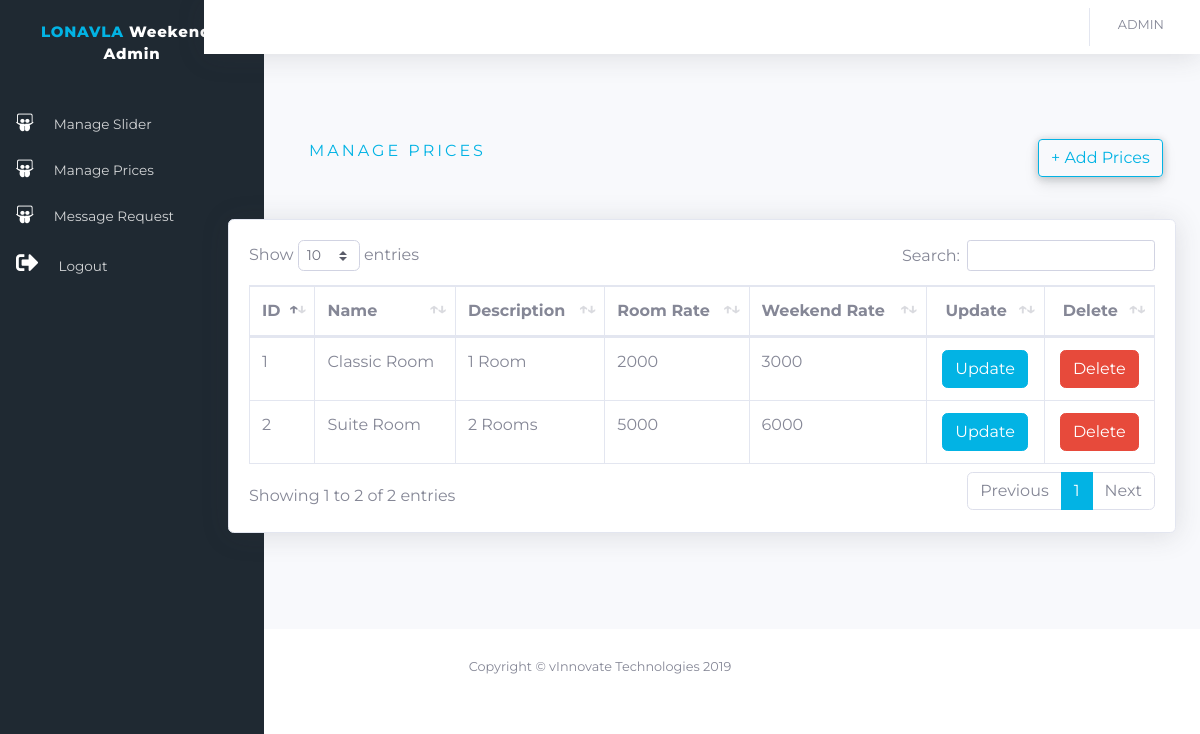
Before: /admin/manage_prices.php (signed in) with the older database file.
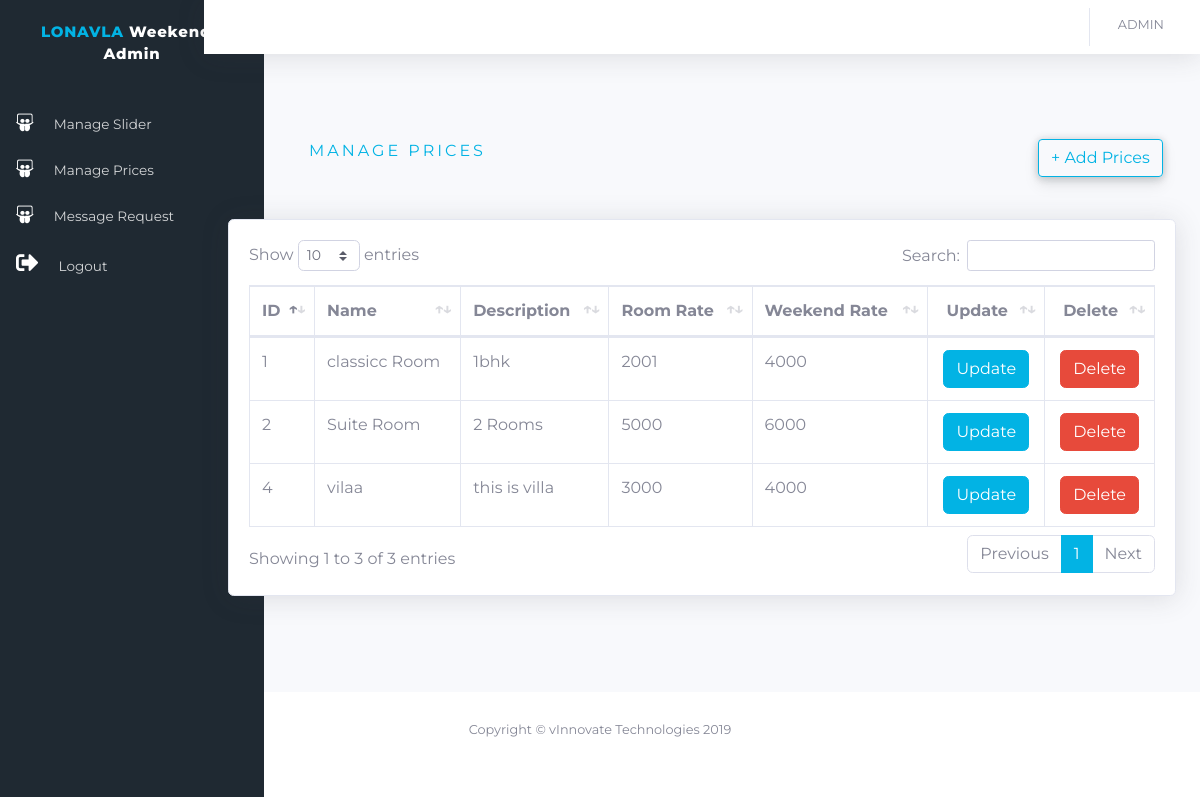
After: the same page with the newer database file.
### tables this page shows
CREATE TABLE `room_type` (
  `id` int(11) NOT NULL,
  `name` varchar(255) NOT NULL,
  `description` varchar(255) NOT NULL,
  `room_rate` int(11) NOT NULL,
  `weekend_rate` int(11) NOT NULL
);

### admin/manage_prices.php (the view, shortened to what this page needs)
<!DOCTYPE html>
<html lang="en">
<head>
  <?php include 'includes/head.php';?>
</head>
<body id="page-top">
  <div id="wrapper">
    <?php include 'includes/sidebar.php'; ?>
    <div id="content-wrapper" class="d-flex flex-column">
      <div id="content" class="maincontent">
        <?php include 'includes/navbar.php';?>
        <div class="container-fluid actualcontent mb-5">
          <div class="row mt-3">
            <div class="col-xl-8 col-md-8 mb-4 mx-auto">
              <p class="colortheme" style="letter-spacing: 3px;">MANAGE PRICES</p>
           </div>
              <div class="col-xl-2 col-md-2 mb-4 ">
                <a href="#" class="btn btn-theme-outline" data-toggle="modal" data-target="#add_offer">+ Add Prices</a>
              </div>
          </div>
          <div class="row mt-3">
            <div class="col-xl-12 col-md-10 mb-4 mx-auto">
              <div class="card shadow mb-4">
                <div class="card-body">
                  <div class="table-responsive">
                    <table class="table table-bordered" id="dataTable" width="100%" cellspacing="0">
                      <thead>
                        <tr>
                          <th class="font-weight-bolder">ID</th>
                          <th class="font-weight-bolder">Name</th>
                          <th class="font-weight-bolder">Description</th>
                          <th class="font-weight-bolder">Room Rate</th>
                          <th class="font-weight-bolder">Weekend Rate</th>
                          <th class="font-weight-bolder text-center">Update</th>
                          <th class="font-weight-bolder text-center">Delete</th>
                        </tr>
                      </thead>
                      <tbody>
                        <?php
                             $query = "SELECT * FROM `room_type`";
                             include 'config.php';
                             $stmt=$conn->prepare($query);
                             $stmt->execute();
                             $res=$stmt->fetchAll();
                              foreach($res as $row){
                           ?>
                        <tr>
                          <td><?php echo $row['id'];?></td>
                          <td><?php echo $row['name'];?></td>
                          <td><?php echo $row['description'];?></td>
                          <td><?php echo $row['room_rate']; ?></td>
                          <td><?php echo $row['weekend_rate'];?></td>
                          <td class="text-center"><button class="btn btn-theme" name="update" id="update" data-toggle="modal" data-target="#update_offer" onclick="sendUpdate(<?php echo $row['id']; ?>)">Update</button></td>
                          <td class="text-center"><a class="btn btn-danger" href="delete.php?q=<?php echo $row['id'];?>&table_name=room_type">Delete</a></td>
                        </tr>
                        <?php } ?>
                      </tbody>
                    </table>
                  </div>
                </div>
              </div>
            </div>
          </div>
        </div>
      </div>
      <?php include 'includes/footer.php';?>
    </div>
  </div>
</body>
</html>

Changed rows visible on the page:
changed room_type id 1: name "Classic Room" → "classicc Room"; description "1 Room" → "1bhk"; room_rate "2000" → "2001"; weekend_rate "3000" → "4000"
added room_type: id "4", name "vilaa", description "this is villa", room_rate "3000", weekend_rate "4000"
Other visible differences:
text written by a page script: "Show entries Search: Showing 1 to 2 of 2 entries Previous 1 Next" → "Show entries Search: Showing 1 to 3 of 3 entries Previous 1 Next"
